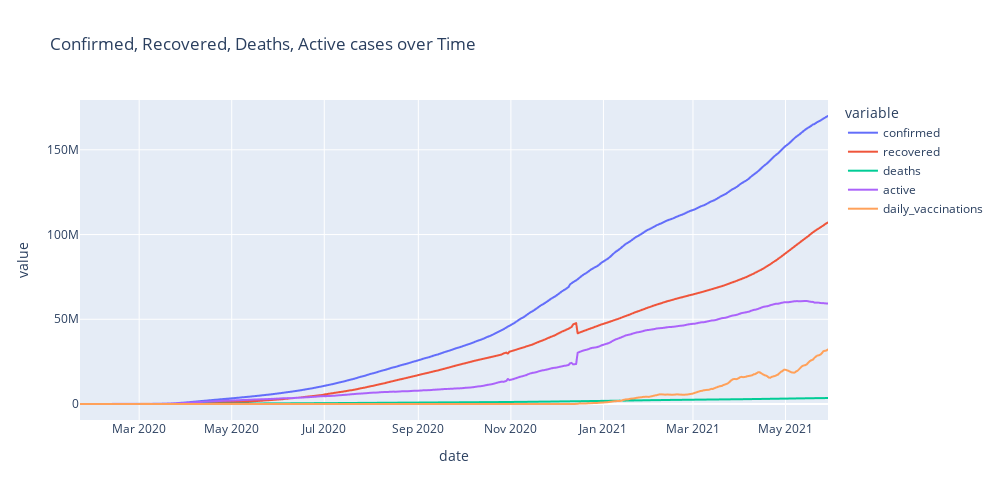

This figure's notebook cell:
### Code cell
line_data = covid_df.groupby('date', as_index=False).sum()
fig = px.line(
    data_frame=line_data, #DataFrame
    x='date', #ось абсцисс
    y=['confirmed', 'recovered', 'deaths', 'active','daily_vaccinations'], #ось ординат
    height=500, #высота
    width=1000, #ширина
    title='Confirmed, Recovered, Deaths, Active cases over Time' #заголовок
)
fig.show()

### Figure 1 — Plotly figure (JSON) as saved in the notebook; plotly's stock layout.template omitted (floating-point values rounded to 4 significant figures; data arrays with more than 128 entries replaced by an {"elided": "..."} marker saying what was removed)
{"data": [{"hovertemplate": "variable=confirmed<br>date=%{x}<br>value=%{y}<extra></extra>", "legendgroup": "confirmed", "line": {"color": "#636efa", "dash": "solid"}, "marker": {"symbol": "circle"}, "mode": "lines", "name": "confirmed", "showlegend": true, "type": "scattergl", "x": {"elided": "494 str values"}, "xaxis": "x", "y": {"elided": "494 int values"}, "yaxis": "y"}, {"hovertemplate": "variable=recovered<br>date=%{x}<br>value=%{y}<extra></extra>", "legendgroup": "recovered", "line": {"color": "#EF553B", "dash": "solid"}, "marker": {"symbol": "circle"}, "mode": "lines", "name": "recovered", "showlegend": true, "type": "scattergl", "x": {"elided": "494 str values"}, "xaxis": "x", "y": {"elided": "494 int values"}, "yaxis": "y"}, {"hovertemplate": "variable=deaths<br>date=%{x}<br>value=%{y}<extra></extra>", "legendgroup": "deaths", "line": {"color": "#00cc96", "dash": "solid"}, "marker": {"symbol": "circle"}, "mode": "lines", "name": "deaths", "showlegend": true, "type": "scattergl", "x": {"elided": "494 str values"}, "xaxis": "x", "y": {"elided": "494 int values"}, "yaxis": "y"}, {"hovertemplate": "variable=active<br>date=%{x}<br>value=%{y}<extra></extra>", "legendgroup": "active", "line": {"color": "#ab63fa", "dash": "solid"}, "marker": {"symbol": "circle"}, "mode": "lines", "name": "active", "showlegend": true, "type": "scattergl", "x": {"elided": "494 str values"}, "xaxis": "x", "y": {"elided": "494 int values"}, "yaxis": "y"}, {"hovertemplate": "variable=daily_vaccinations<br>date=%{x}<br>value=%{y}<extra></extra>", "legendgroup": "daily_vaccinations", "line": {"color": "#FFA15A", "dash": "solid"}, "marker": {"symbol": "circle"}, "mode": "lines", "name": "daily_vaccinations", "showlegend": true, "type": "scattergl", "x": {"elided": "494 str values"}, "xaxis": "x", "y": {"elided": "494 int values"}, "yaxis": "y"}], "layout": {"height": 500, "legend": {"title": {"text": "variable"}, "tracegroupgap": 0}, "title": {"text": "Confirmed, Recovered, Deaths, Active cases over Time"}, "width": 1000, "xaxis": {"anchor": "y", "domain": [0, 1], "title": {"text": "date"}}, "yaxis": {"anchor": "x", "domain": [0, 1], "title": {"text": "value"}}}}
